Frame 1 (no input): blank canvas, image omitted
Frame 60 (the mouse pressed at the canvas centre just before this capture): blank canvas, image omitted
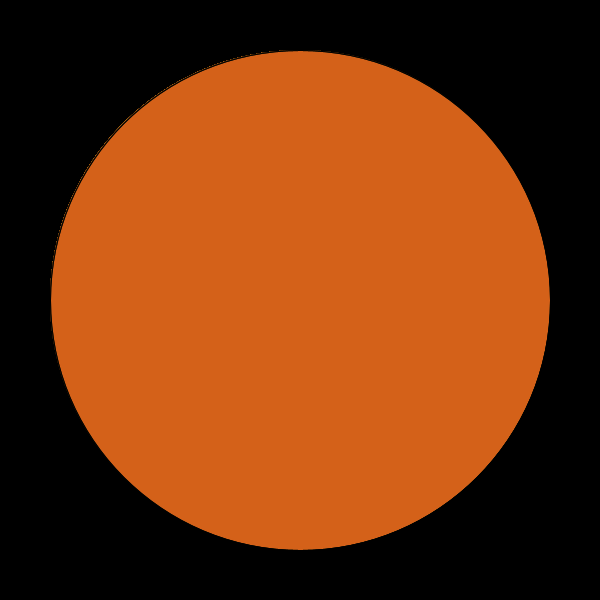
Frame 120 (the mouse held since frame 60 and released just before this capture)

The Processing sketch whose frames 1 and 60 were blank and that drew this single picture after the mouse press (run headless with seeded random() and noise(); from frame 60 on, the mouse is pressed at the canvas centre):

// Processing sketch: processing_72592
// ── processing_72592.pde

boolean doidraw = false;

void setup() {
  size(600, 600);
  background (0);
  stroke(0);
}

void draw(){
   if(doidraw){
      for (int diam = 500; diam > 20; diam = -50) {
      drawacircle(200,200,diam);
    }
  }
}

void mousePressed() {
  doidraw = !doidraw;
}

void drawacircle(int centx, int centy, int circlesize) {
  fill(random(100,255),random(190),random(50),random(255));
  ellipse(mouseX,mouseY,circlesize,circlesize);
}
